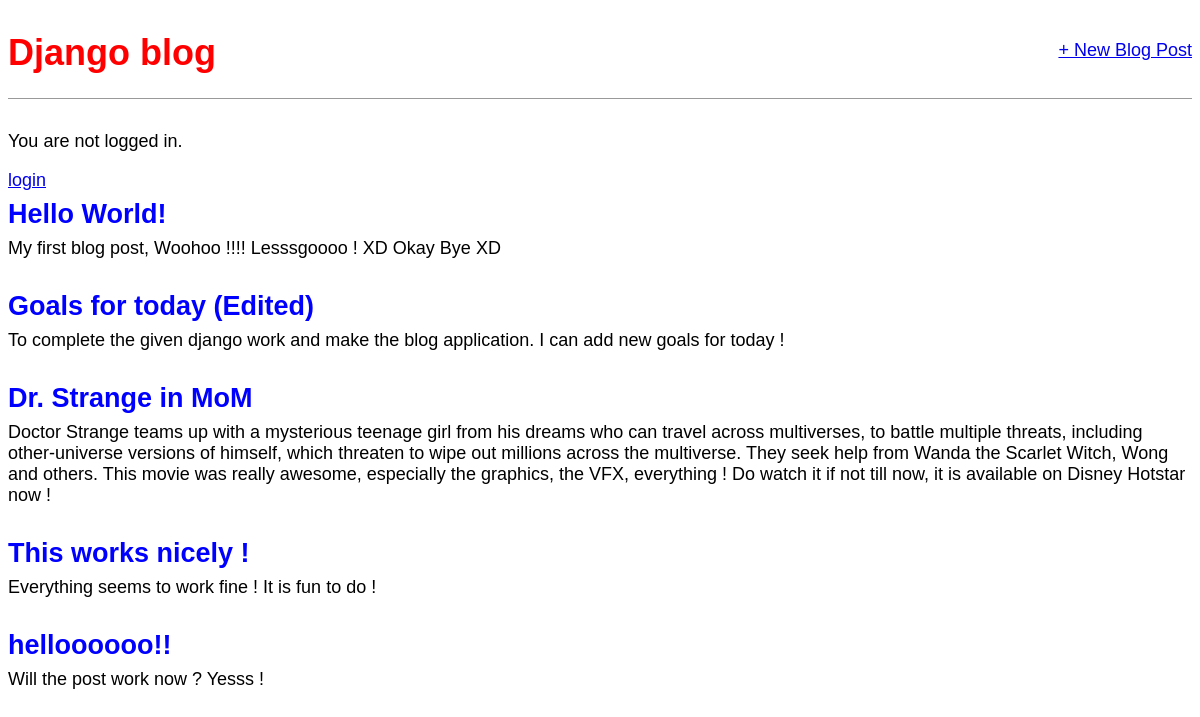
The page / on the database its author committed.
### blog/models.py (models this page shows, shortened)
class Post(models.Model):
    title = models.CharField(max_length=200)
    author_identity = models.IntegerField(default=1)
    author = models.ForeignKey(
        'auth.User',
        on_delete=models.CASCADE,
    )
    body = models.TextField()

### blog/views.py (the view)
# urls.py: path('', views.BlogListView.as_view(), name='home'),
class BlogListView(ListView):
    model = Post
    template_name = 'home.html'

### templates/home.html
{% extends 'base.html' %}
{% block content %}
{% for post in object_list %}
<div class="post-entry">
<h2><a href="{% url 'post_detail' post.pk %}">{{ post.title }}</a></h2>
<p>{{ post.body }}</p>
</div>
{% endfor %}
{% endblock content %}

### static/css/base.css (style rules this page uses)
body { font-family: 'Source Sans Pro', sans-serif; font-size:18px; }
.post-entry { margin-bottom:2rem; }
.post-entry h2 { margin:0.5rem 0; }
.post-entry h2 a, .post-entry h2 a:visited { color: blue; text-decoration: none; }
.post-entry p { margin:0; font-weight:400; }

### rows shown on the page
Post: title "Hello World!", body "My first blog post, Woohoo !!!! Lesssgoooo ! XD Okay Bye XD"
Post: title "Goals for today (Edited)", body "To complete the given django work and make the blog application. I can add new goals for today !"
Post: title "Dr. Strange in MoM", body "Doctor Strange teams up with a mysterious teenage girl from his dreams who can travel across multiverses, to battle multiple threats, including other-universe versions of himself, which threaten to wipe out millions across the multiverse. They seek help from Wanda the Scarlet Witch, Wong and others. This movie was really awesome, especially the graphics, the VFX, everything ! Do watch it if not till now, it is available on Disney Hotstar now !"
Post: title "This works nicely !", body "Everything seems to work fine ! It is fun to do !"
Post: title "helloooooo!!", body "Will the post work now ? Yesss !"
